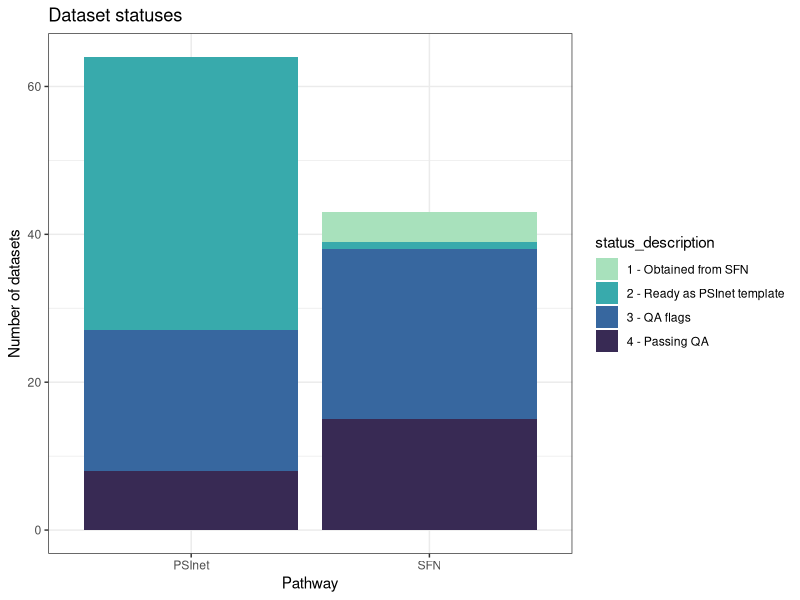

Write the R code that produced this figure.
## ---- chunk 1
library(dplyr)
library(ggplot2)

tracking_data <- read.csv(here::here("dataset_tracking.csv")) |>
  select(dataset_name, latest_status, source) |>
  mutate(latest_status = ifelse(is.na(latest_status), "submitted", latest_status))

status_key <- data.frame(
  latest_status = c('imported NO FLAGS', 'submitted', 'to template', 'to_template', 'to template with flags', 'imported WITH FLAGS', 'need more info', "NOT IMPORTED"),
  status_description = c("4 - Passing QA", "2 - Ready as PSInet template", "2 - Ready as PSInet template", "2 - Ready as PSInet template", "1 - Obtained from SFN", "3 - QA flags", "1 - Obtained from SFN", "3 - QA flags")
)

tracking_data <- tracking_data |>
  left_join(status_key)

tracking_data_summary <- tracking_data |>
  group_by(source, status_description) |>
  tally()

theme_set(theme_bw())

## ---- chunk 2

ggplot(tracking_data_summary, aes(source, n, fill = status_description)) +
  geom_col(position = "stack") +
  ggtitle("Dataset statuses"
  ) +
  xlab("Pathway") +
  ylab("Number of datasets") +
  theme(legend.position = "right") +
  scale_fill_viridis_d(option = "mako", begin = .2, end = .9, direction = -1)

knitr::kable(tracking_data_summary)

